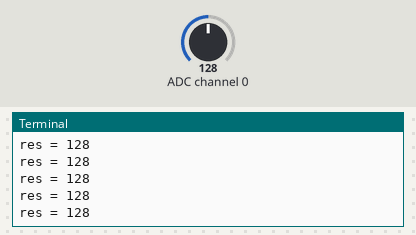
Bench run of a program on a simulated Raspberry Pi (header pin numbers). On the bench: the last lines printed to the terminal. Inputs (shaded band) come from the test bench; at power-on: ADC channel 0 = 128 (analog values on the 0–255 scale). Library files of the repository ran but are not shown: ADC0832.py.

Above: at 1.2 s.
1.3 s: ADC channel 0 set to 97
At 1.57 s:
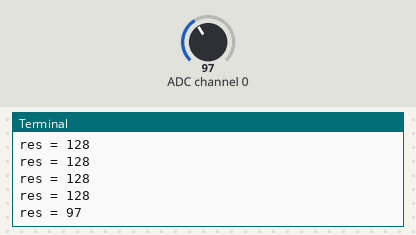
2.8 s: ADC channel 0 set to 103
At 2.97 s:
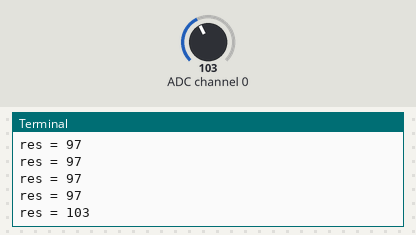
Timing chart, 0 to 5.8 s (numbered marks = the images above; inputs shaded):
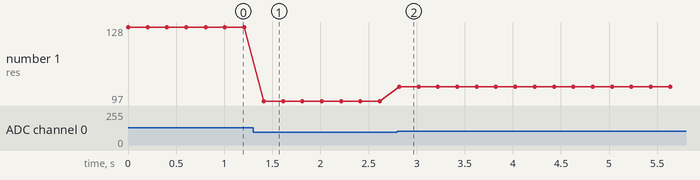

Measured:
- after the input at 1.3 s, the terminal: prints a new line after 0.11 s (image 1)
- after the input at 2.8 s, the terminal: prints a new line at once (image 2)
- plotted number 1: 128 → 97 after the input at 1.3 s, 97 → 103 after the input at 2.8 s

The program:

29_thermistor.py
```python
#!/usr/bin/env python
import ADC0832
import time

def init():
	ADC0832.setup()

def loop():
	while True:
		res = ADC0832.getResult()
		'''if res < 0:
			res = 0
		if res > 100:
			res = 100'''
		print 'res = %d' % res
		time.sleep(0.2)

if __name__ == '__main__':
	init()
	try:
		loop()
	except KeyboardInterrupt:
		ADC0832.destroy()
		print 'The end !'
```
